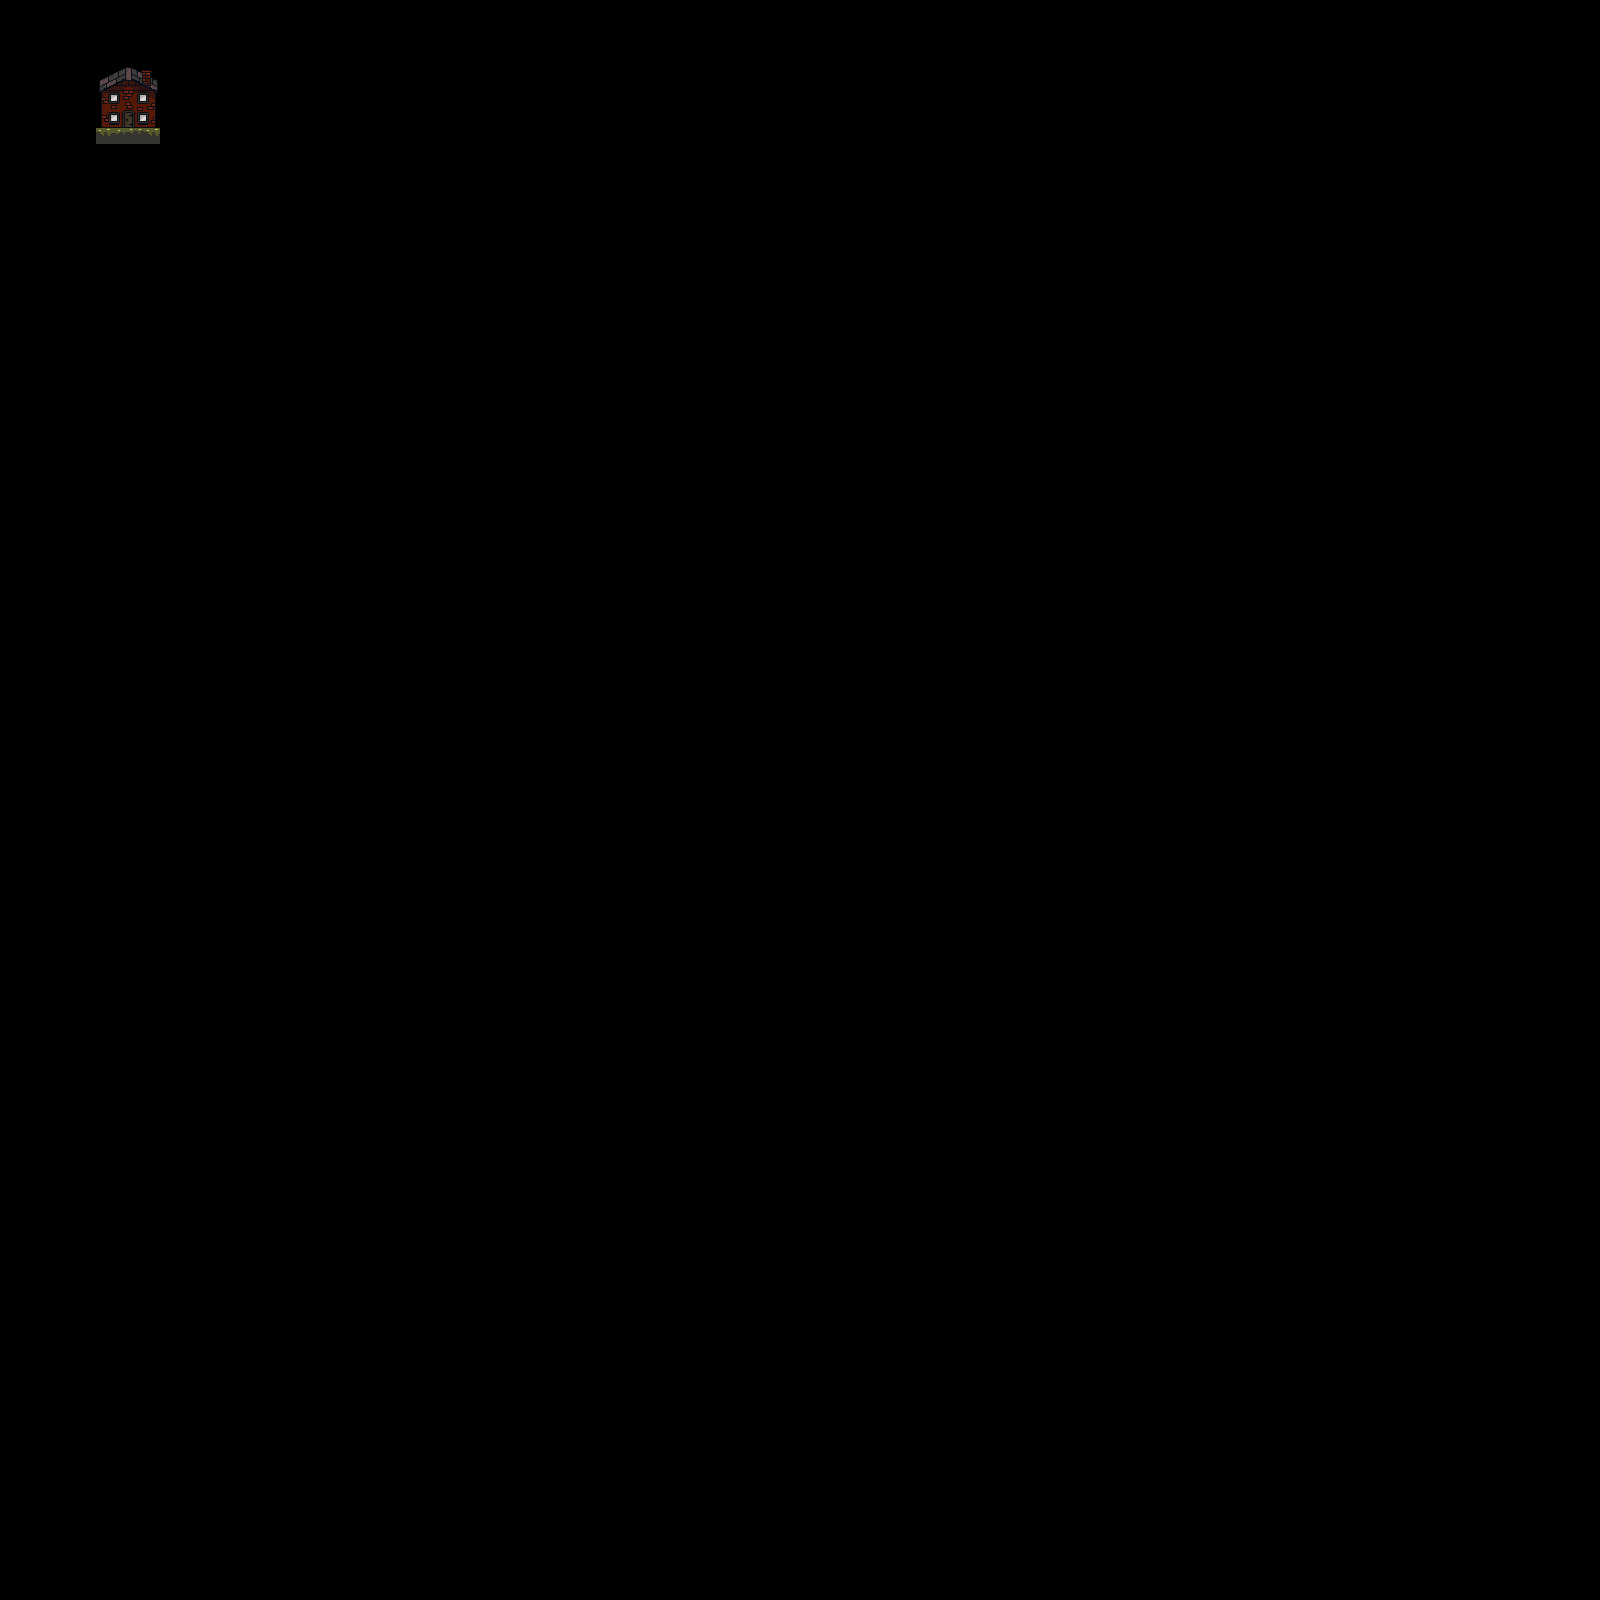

This is a level from a 2D game, rendered from its Tiled map with the project's own tilesets. A one-line summary and the map file follow, with tile-layer data summarised:
An orthogonal 100x100 tile map with 16x16 px tiles, 1 tile layer (Слой тайлов 1), 2 tilesets.

<map version="1.0" tiledversion="1.1.0" orientation="orthogonal" renderorder="right-down" width="100" height="100" tilewidth="16" tileheight="16" infinite="0" nextobjectid="1">
 <tileset firstgid="1" source="../tiles/top.tsx" />
 <tileset firstgid="127" source="../tiles/house.tsx" />
 <layer name="Слой тайлов 1" width="100" height="100">
  <data>[10000 cells, 20 non-empty, 19 distinct tile ids]</data>
 </layer>
</map>
